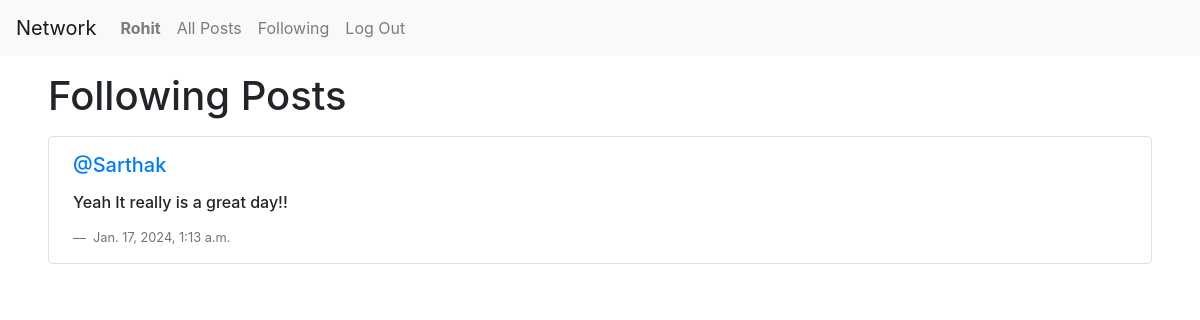
Page /following (signed in) on the committed database.
### network/models.py (models this page shows, shortened)
class User(AbstractUser):
    pass

class Post(models.Model):
    postContent = models.CharField(max_length = 140)
    postUser = models.ForeignKey(User, on_delete = models.CASCADE, related_name="author")
    postDate = models.DateTimeField(auto_now_add=True)

### network/views.py (the view)
# urls.py: path("following", views.following, name="following"),
def following(request):
    currentUser = User.objects.get(pk=request.user.id)
    following = Follow.objects.filter(following=currentUser)
    allPosts = Post.objects.all().order_by("id").reverse()
    followingPosts = []
    for post in allPosts:
        for follow in following:
            if post.postUser == follow.followed:
                followingPosts.append(post)
    p = Paginator(followingPosts, 10)
    page_number = request.GET.get('page')
    postsPerPage = p.get_page(page_number)
    return render(request, "network/following.html", {
        "allPosts": postsPerPage
    })

### network/templates/network/following.html (shortened to what this page needs)
{% extends "network/layout.html" %}
{% block body %}
    <h1 class="my-3 mx-5">Following Posts</h1>
        {% for post in allPosts %}
            <div class="border rounded my-3 mx-5">
                <h5 class = "my-3 mx-4"><a href="{% url 'profilePage' user_id=post.postUser.id %}">@{{ post.postUser }}</a></h5>
                <h6 class = "my-3 mx-4"> {{ post.postContent }} </h6>
                <p class = "my-3 mx-4 blockquote-footer"> {{ post.postDate }} </p>
            </div>
        {% endfor %}
{% endblock %}

### network/templates/network/layout.html (shortened to what this page needs)
{% load static %}
<!DOCTYPE html>
<html lang="en">
    <head>
        <link rel="stylesheet" href="https://stackpath.bootstrapcdn.com/bootstrap/4.4.1/css/bootstrap.min.css">
        <link href="{% static 'network/styles.css' %}" rel="stylesheet">
        <link rel="stylesheet" href="https://cdnjs.cloudflare.com/ajax/libs/font-awesome/4.7.0/css/font-awesome.min.css">
    </head>
    <body>
        <nav class="navbar navbar-expand-lg navbar-light bg-light">
            <a class="navbar-brand" href="{% url 'index' %}">Network</a>
            <div>
              <ul class="navbar-nav mr-auto">
                {% if user.is_authenticated %}
                    <li class="nav-item">
                        <a class="nav-link" href="{% url 'profilePage' user_id=user.id %}"><strong>{{ user.username }}</strong></a>
                    </li>
                {% endif %}
                <li class="nav-item">
                  <a class="nav-link" href="{% url 'index' %}">All Posts</a>
                </li>
                {% if user.is_authenticated %}
                    <li class="nav-item">
                        <a class="nav-link" href="{% url 'following' %}">Following</a>
                    </li>
                    <li class="nav-item">
                        <a class="nav-link" href="{% url 'logout' %}">Log Out</a>
                    </li>
                {% endif %}
              </ul>
            </div>
          </nav>
        <div class="body">
            {% block body %}
            {% endblock %}
        </div>
    </body>
</html>

### rows in the picture
User: username "Rohit"
Post: postUser "Sarthak", postContent "Yeah It really is a great day!!", postDate "Jan. 17, 2024, 1:13 a.m."
